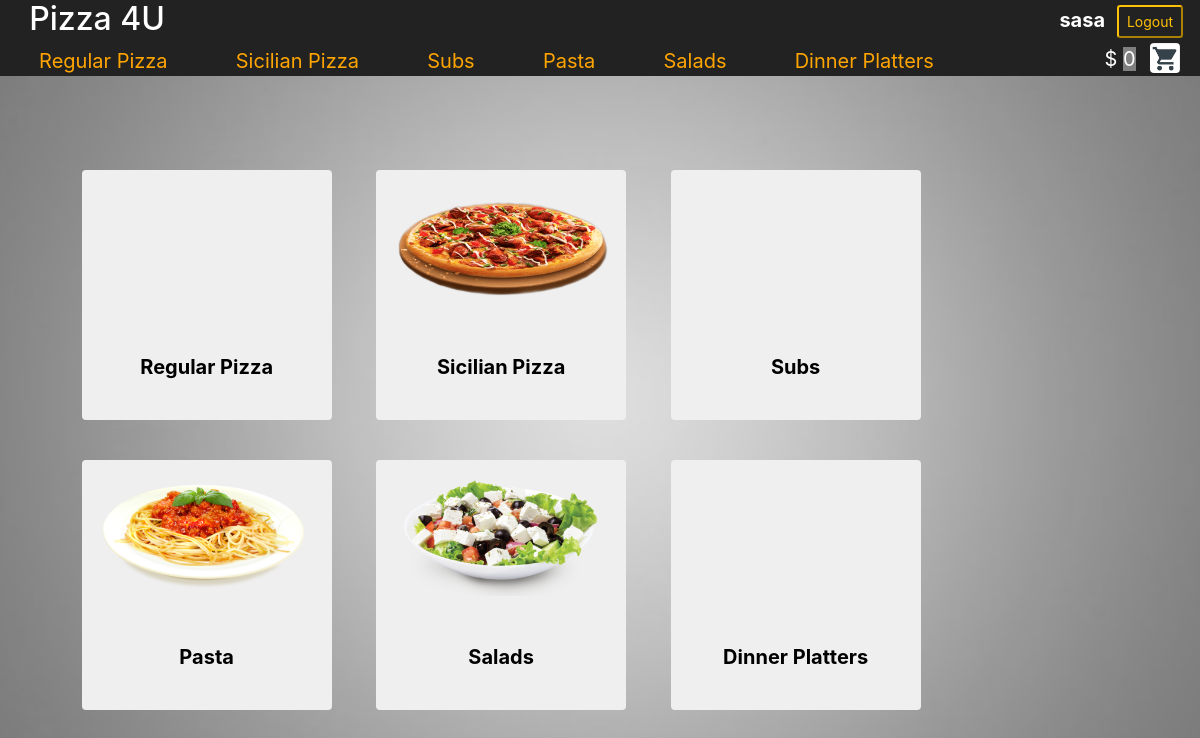
Screenshot of / (signed in) with the database file from the repository.
### orders/models.py (models this page shows, shortened)
class MenuPosition(models.Model):
	name = models.CharField(max_length=64)
	name_id = models.CharField(max_length=64)

### orders/views.py (the view)
# urls.py: path("", views.index, name="index"),
def index(request):
	if not request.user.is_authenticated:
		return render(request, "login.html", {"message": None, "user": None})
	all_orders = Orders.objects.exclude(order_status="in basket")
	order_details = OrderDetails.objects.exclude(order_number__order_status="in basket")
	context = {
		"menu_list": MenuPosition.objects.values_list(),\
		"user": request.user,\
		"total_cost": order_prise(request.user),\
		"all_orders": all_orders,\
		"order_details": order_details
	}
	return render(request,"index.html", context)

### orders/views.py (called while the page is built)
def order_prise(user_id):
	check_order(user_id)
	order_price = 0
	user_order = Orders.objects.filter(user_id=user_id, order_status="in basket").get()
	user_ord_numb = user_order.order_number
	order_list = OrderDetails.objects.filter(order_number=user_ord_numb)
	if user_order:
		for one_dish in order_list:
			if one_dish.dish_id.category != "Toppings":
				order_price += one_dish.price
	return order_price

def check_order(user_id):
	order_list_ = Orders.objects.filter(user_id=user_id, order_status="in basket").values()
	if len(order_list_) == 0:
		user_order = Orders(user=user_id, order_status="in basket")
		user_order.save()

### orders/templates/index.html (shortened to what this page needs)
<!DOCTYPE html>
<html>
    <head>
        {% load static %}
        <link rel="stylesheet" href="https://maxcdn.bootstrapcdn.com/bootstrap/4.1.3/css/bootstrap.min.css">
        <link rel="stylesheet" type="text/css" href="{% static 'styles.css' %}">
    </head>
    <body >
        <div class="main-header" style="z-index:99999999">
            <div class="grid-container">
                <div>
                    <h2 class='text-white text-right'><a style="color: white; margin-right: 5px" href="{% url 'index'  %}">Pizza 4U</a></h2>
                </div>
                <div>
                </div>
                {% if user %}
                        <div id = "username_in_head" class='text-white text-right font-weight-bold' style="font-size: larges; margin: 5px;margin-right: -15px" >{{user}}</div>
                        <div>
                            <a href="{% url 'logout' %}">
                                <button id = "btn_logout" style="margin: 5px; margin-right: -15px" type="button" class="btn-sm btn-outline-warning">Logout</button>
                            </a>
                        </div>
                {% endif %}
            </div>
        {% if user.is_superuser %}
            </div>
            <div class="container" style="margin-top: 80px">
                <table>
                    {% for order in all_orders %}
                        <tr height="35">
                            <td>
                                <h5 id="inline">#{{ order.order_number }} - {{ order.user }} - {{ order.order_status }}</h5>
                            </td>
                            <td>
                                <div class="dropdown" id="inline">
                                    <button type="button" class="btn btn-success dropdown-toggle" data-toggle="dropdown">
                                    Order Status
                                    </button>
                                    <div class="dropdown-menu">
                                        <a class="dropdown-item" href="{% url 'order_status' order.order_number 'in procces' %}">in procces</a>
                                        <a class="dropdown-item" href="{% url 'order_status' order.order_number 'closed' %}">closed</a>
                                    </div>
                                </div>
                            </td>
                            <td>
                                <div class="dropdown" id="inline">
                                    <button type="button" class="btn btn-sml btn-info dropdown-toggle" data-toggle="dropdown">
                                    Order Details</button>
                                    <div class="dropdown-menu">
                                        {% for details in order_details %}
                                           {% if details.order_number.order_number == order.order_number %}
                                                {% if details.dish_id.category == "Toppings" %}
                                                    <a class="dropdown-item" style="margin-left: 30px">- {{ details.dish_id.dish_name }}</a>
                                                {% else %}
                                                    <a class="dropdown-item">{{ details.dish_id.category }}/{{ details.dish_id.dish_name }} - $ {{ details.price }}</a>
                                                {% endif %}
                                            {% endif %}
                                        {% endfor %}
                                    </div>
                                </div>
                            </td>
                        </tr>
                    {% endfor %}
                </table>
            </div>
        {% else  %}
            <div id = "menu_in_header " class="grid-container2">
                {% for menu_code, menu_position, menu_id in menu_list %}
                    <div>
                        <a style="color: orange" href="{% url 'menu' menu_position %}"> {{ menu_position }}</a>
                    </div>
                {% endfor %}
                <div>
                </div>
                {% if user %}
                    <div style="text-align: right;">
                       <p style="margin: -2.5px 0px;">$ <span style="background: gray;">{{ total_cost }}</span></p>
                    </div>
                    <div style="margin: -5px;">
                        <a href="{% url 'order' %}">
                            <button id="basket_btn" type="button" class="btn"></button>
                        </a>
                    </div>
                 {% endif %}
            </div>
        </div>
        <div class="container" style="margin-top: 100px">
            {% block body%}
                <div id = "menu_btnlist" style="margin-top: 150px; margin-left: 1.5%; margin-right: 1.5%;">
                        {% for menu_code, menu_position, menu_id in menu_list %}
                            <a href="{% url 'menu' menu_position %}">
                                <button id = "{{menu_id}}_btn" class="btn menu_btn" style="margin: 20px">{{ menu_position }}</button>
                            </a>
                        {% endfor %}
                 </div>
            {% endblock %}
        </div>
        {% endif %}
    </body>
</html>

### orders/static/styles.css (style rules this page uses)
body { overflow: auto; background: url(./depositphotos_9218159-stock-photo-grey-background.jpg) no-repeat center center fixed; background-size: 120%; }
.main-header { position: fixed; top: 0; width: 100%; padding: 0px 10px; background: #222; }
.grid-container { display: grid; grid-template-columns: 160px auto 200px 100px; }
.grid-container2 { display: grid; grid-template-columns:repeat(8, auto) 5%; margin: -5px; padding: 5px 0px; }
.grid-container > div, .grid-container2 > div { text-align: center; padding: 0px 0px; font-size: 20px; color: white; }
.menu_btn { width: 250px; height: 250px; font-size: 125%; font-weight: 700; padding-top: 150px; background-size: 100%; background-repeat: no-repeat; background-position: 0px 10px; }
#regular_pizza_btn { background-image: url(./regular.png); }
#sicilian_pizza_btn { background-image: url(./sicilian-pizza.png) }
#subs_btn { background-image: url(./subs.png) }
#pasta_btn { background-image: url(./pasta.png) }
#salads_btn { background-image: url(./salads.png) }
#dinner_platters_btn { background-image: url(./plates.png) }
#basket_btn { width: 30px; height: 30px; background-image: url(./basket.png); background-size: 105%; background-repeat: no-repeat; background-position: -1px 0px; }

### rows the page displays
MenuPosition: menu_list "Regular Pizza", menu_list "Regular Pizza"
MenuPosition: menu_list "Sicilian Pizza", menu_list "Sicilian Pizza"
MenuPosition: menu_list "Subs", menu_list "Subs"
MenuPosition: menu_list "Pasta", menu_list "Pasta"
MenuPosition: menu_list "Salads", menu_list "Salads"
MenuPosition: menu_list "Dinner Platters", menu_list "Dinner Platters"

### other values shown
{{ user }} "sasa"
{{ total_cost }} "0"
